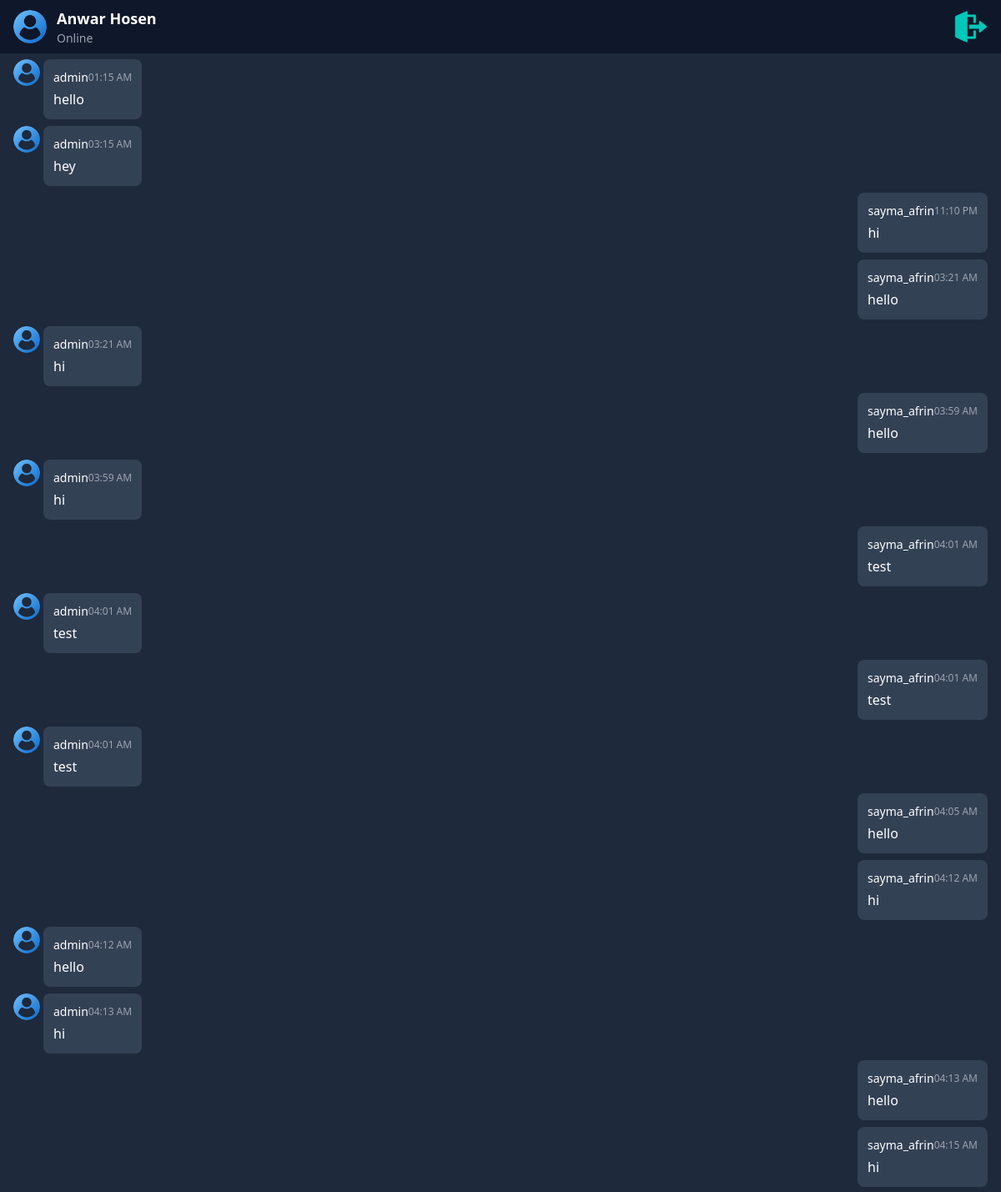
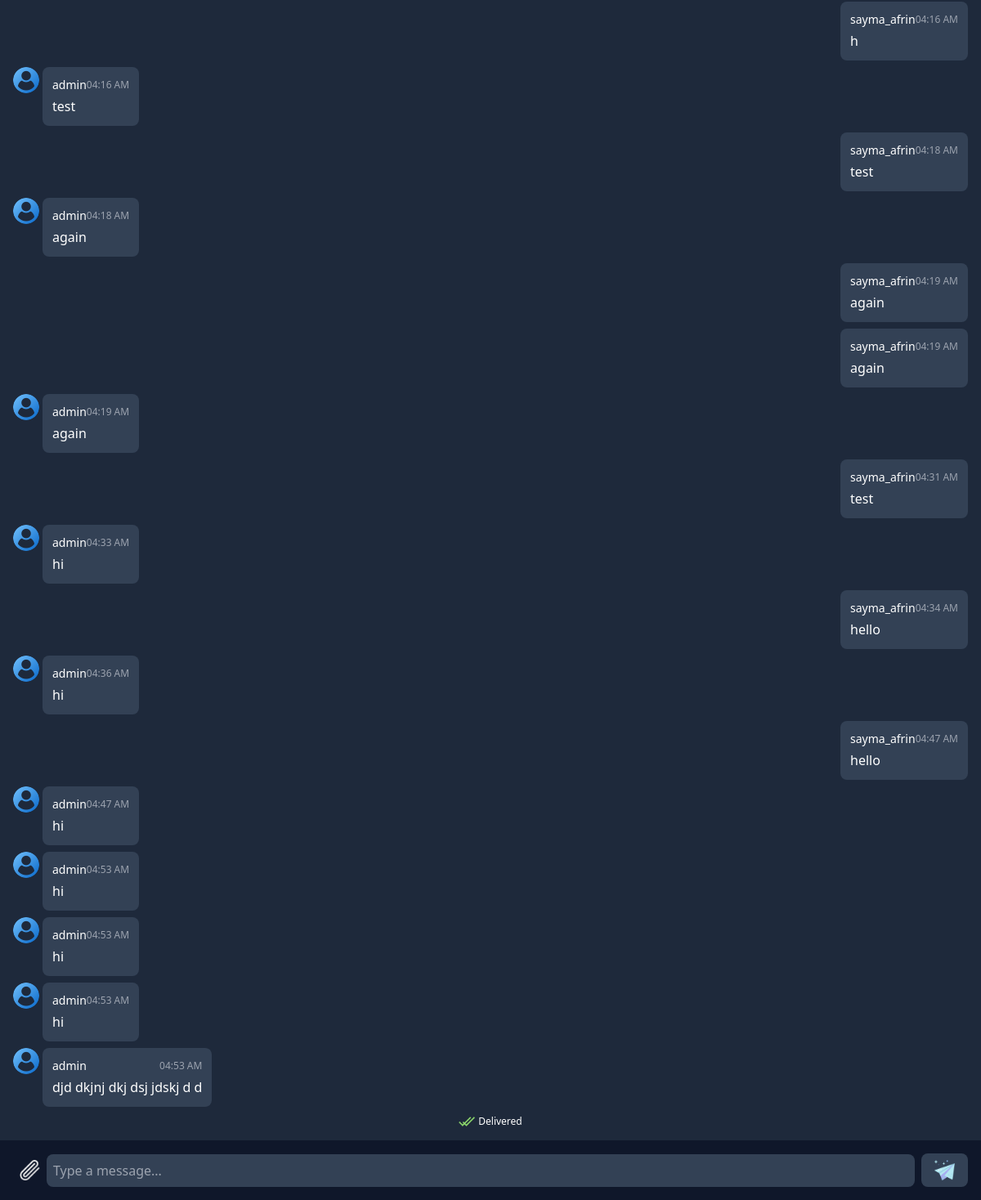
The app's page /room/6e28c2b2-5e05-47e1-b490-704bddf71596/ (signed in), older data (2 pictures, top to bottom).
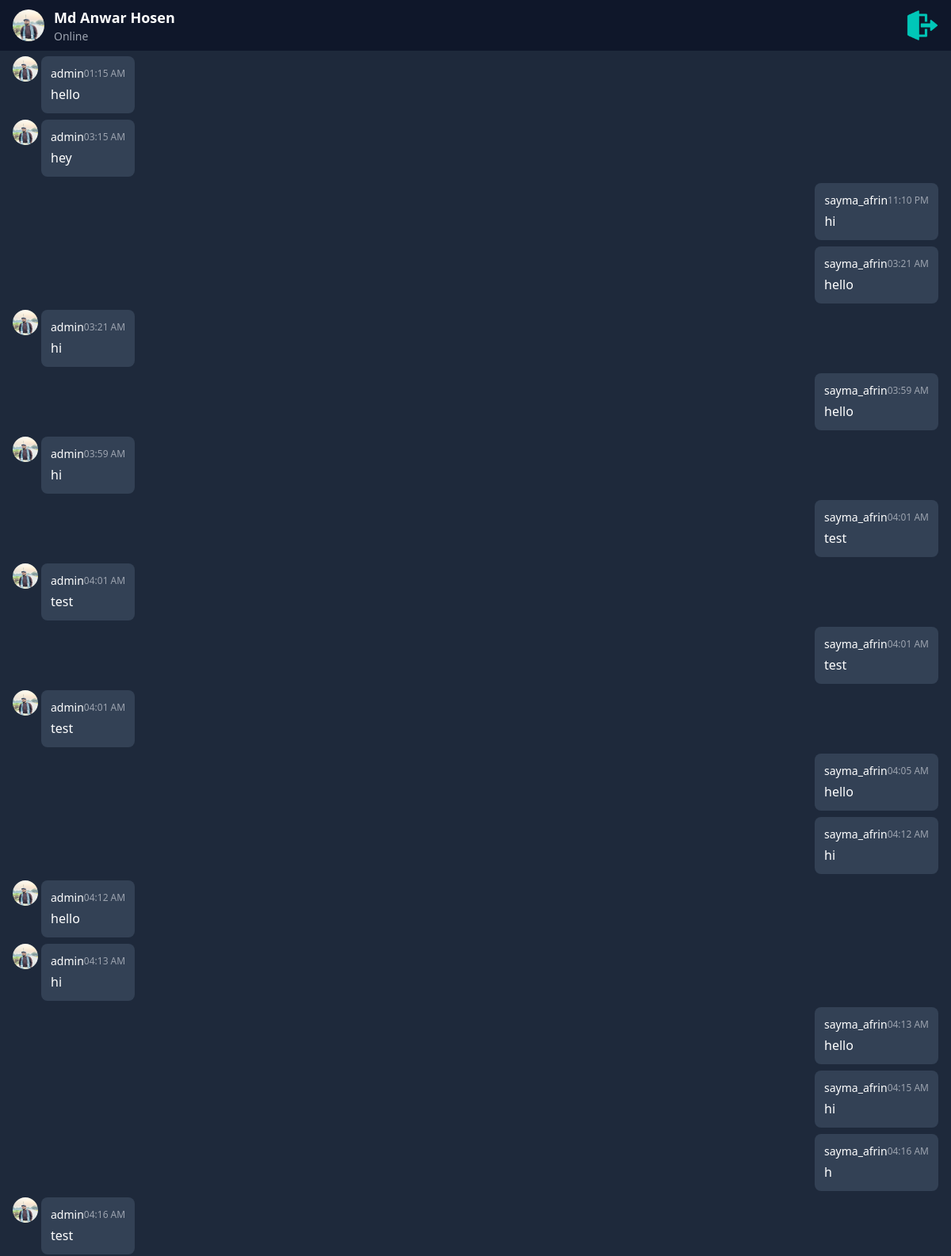
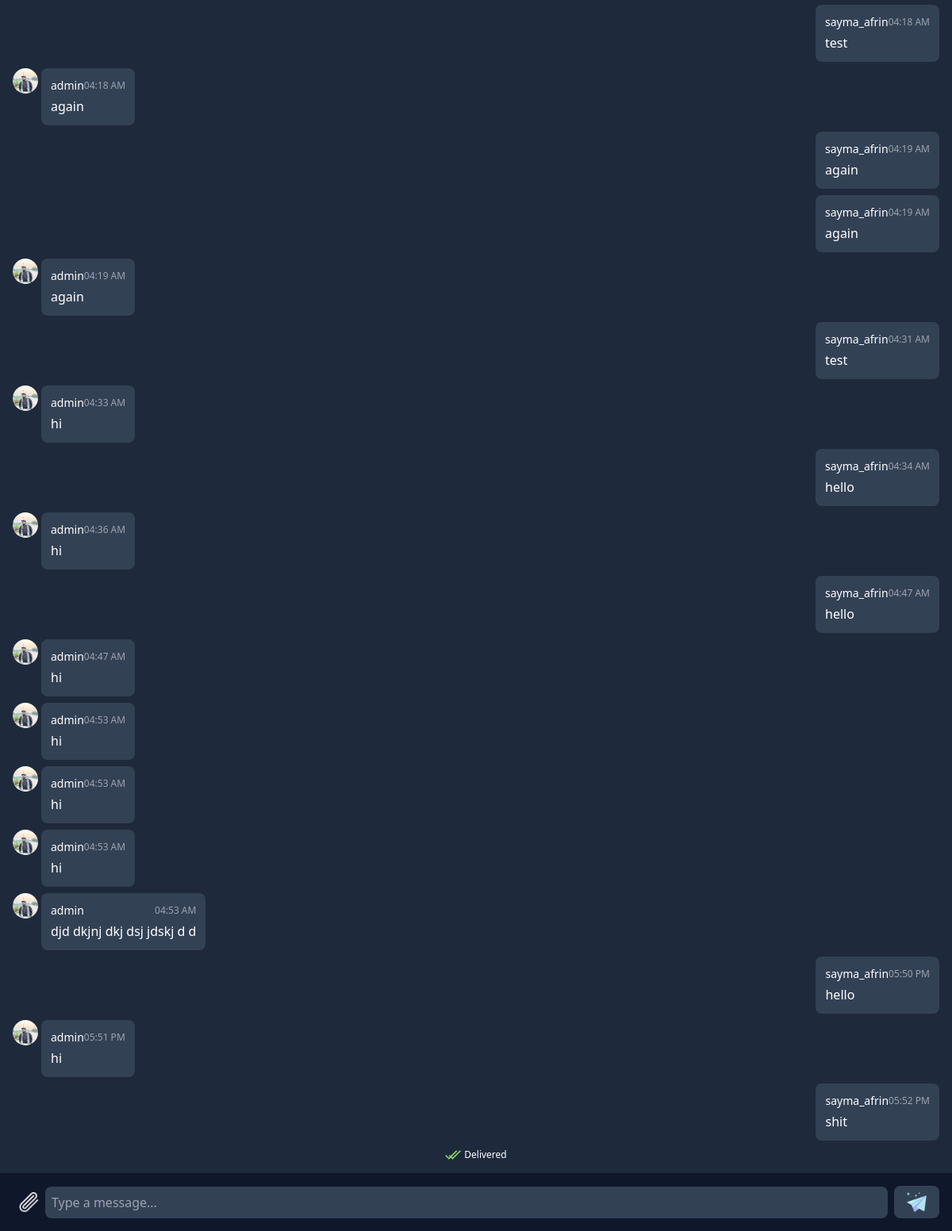
The same page, newer data (2 pictures, top to bottom).
### chat/models.py (models this page shows, shortened)
class ChatRoom(models.Model):
    uid = models.CharField(max_length=200, unique=True, blank=True)
    name = models.CharField(max_length=100, null=True, blank=True)
    admin = models.ForeignKey(User, on_delete=models.CASCADE, null=True, blank=True, related_name='admin_of_rooms')
    members = models.ManyToManyField(User, blank=True, related_name='rooms')
    is_private = models.BooleanField(default=False)
    second_user = models.ForeignKey(User, on_delete=models.CASCADE, blank=True, null=True)
    created_at = models.DateTimeField(auto_now_add=True)
    updated_at = models.DateTimeField(auto_now=True)
    class Meta:
        ordering = ('-updated_at', 'created_at')

class Profile(models.Model):
    uid = models.UUIDField(max_length=200, unique=True, blank=True)
    user = models.OneToOneField(User, on_delete=models.CASCADE, related_name='profile')
    avatar = models.ImageField(upload_to=avatar_path, blank=True, null=True, default='chat/users/default/user.png')
    bio = models.TextField(blank=True, null=True)
    is_online = models.BooleanField(default=False)
    last_seen = models.DateTimeField(blank=True, null=True)
    @property
    def full_name(self):
        return self.user.get_full_name()

class Message(models.Model):
    MESSAGE_TYPE_CHOICES = [
        ('text', 'Text'),
        ('image', 'Image'),
        ('file', 'File'),
    ]
    room = models.ForeignKey(ChatRoom, on_delete=models.CASCADE, related_name='messages') # access all messages of a room by room.messages.all() that means if a room name is 'room1' then room1.messages.all() will return all messages of room1
    author = models.ForeignKey(User, on_delete=models.CASCADE, related_name='sent_messages') # access all messages sent by a user by user.sent_messages.all() that means if a username is anwar then anwar.sent_messages.all() will return all messages sent by anwar
    content = models.CharField(max_length=300, blank=True, null=True)
    file = models.FileField(upload_to=chat_files_path, blank=True, null=True)
    type = models.CharField(max_length=10, choices=MESSAGE_TYPE_CHOICES, default='text')
    created_at = models.DateTimeField(auto_now_add=True)
    updated_at = models.DateTimeField(auto_now=True)
    class Meta:
        ordering = ('-created_at',)

### chat/views/chat.py (the view)
# urls.py: path('room/<str:room_uid>/', ChatRoomView, name='chatroom'),
@login_required
def ChatRoomView(request, room_uid):
    user = request.user
    chat_room = ChatRoom.objects.filter(uid=room_uid).first()
    if not chat_room:
        messages.error(request, 'Chat Room not found. Invalid room UID.')
        return redirect('home')
    if not user in chat_room.members.all():
        messages.error(request, 'You are not a member of this Chat Room.')
        return redirect('home')
    chat_messages = Message.objects.filter(room=chat_room)
    chat_room.second_user = chat_room.members.exclude(id=user.id).first() if chat_room.is_private else None
    context = {
        'chat_room': chat_room,
        'chat_messages': chat_messages,
    }
    return render(request, 'chat/pages/chat_room.html', context)

### templates/chat/pages/chat_room.html (shortened to what this page needs)
{% extends "chat/base.html" %}
{% block content %}
    {% include "chat/chatroom/main.html" %}
{% endblock %}

### templates/chat/base.html (shortened to what this page needs)
{% load static %}
<!DOCTYPE html>
<html lang="en">
<head>
    <link rel="stylesheet" href="{% static 'chat/css/style.css' %}">
    <link rel="stylesheet" href="{% static 'chat/css/tailwind.css' %}">
</head>
<body class="bg-slate-800 text-white">
    {% block content %}
    {% endblock %}
</body>
</html>

### templates/chat/chatroom/main.html (shortened to what this page needs)
{% load static %}
<div class="h-screen flex flex-col">
    {% include "chat/chatroom/chatroom_header.html" %}
    {% include "chat/chatroom/chatroom_body.html" %}
    {% include "chat/chatroom/chatroom_footer.html" %}
</div>

### templates/chat/chatroom/chatroom_header.html (shortened to what this page needs)
{% load static %}
<header class="fixed top-0 w-full z-50 bg-slate-900 px-4 py-2 flex items-center justify-between">
{% if chat_room.is_private %}
    <div class="flex items-center space-x-3">
        <a href="{% url "profile" chat_room.second_user %}" class="focus:outline-none">
            <img src="{{ chat_room.second_user.profile.avatar.url }}" alt="Chat User" class="w-10 h-10 rounded-full" />
        </a>
        <div>
            <p class="text-lg font-semibold">{{ chat_room.second_user.profile.full_name }}</p>
            <p class="text-sm text-gray-400">
                {% if chat_room.second_user.profile.is_online %}
                    Online
                {% else %}
                    active {{ chat_room.second_user.profile.last_seen|timesince }} ago
                {% endif %}
            </p>
        </div>
    </div>
{% endif %}
<a href="{% url "home" %}" class="text-gray-400 hover:text-white focus:outline-none" title="Exit Chat">
    <img src="{% static 'chat/icons/exit_chat.png' %}" alt="Exit Chat" class="w-10 h-10">
</a>
</header>

### templates/chat/chatroom/chatroom_body.html (shortened to what this page needs)
{% load static %}
<main id="chat-box" class="flex-1 overflow-y-auto p-4 space-y-2" style="margin-top: 55px; margin-bottom: 70px;">
{% for message in chat_messages reversed %}
{% if message.type == 'text' %}
    {% if message.author == request.user %}
    <div class="flex items-start space-x-1 justify-end">
    {% else %}
    <div class="flex items-start space-x-1">
        <img src="{{ message.author.profile.avatar.url }}" alt="User" class="w-8 h-8 rounded-full" />
    {% endif %}
        <div class="relative bg-slate-700 p-3 rounded-lg max-w-[60vw]">
        <div class="flex items-center justify-between">
            <p class="text-sm font-medium">{{ message.author }}</p>
            <span class="text-xs text-gray-400">{{ message.created_at|date:"h:i A" }}</span>
        </div>
        <p class="mt-1">{{ message.content }}</p>
        </div>
    </div>
{% endif %}
{% endfor %}
<div class="flex justify-center mt-4">
    <span class="text-xs flex items-center space-x-1">
    <img src="{% static 'chat/icons/delivered.png' %}" alt="" class="w-5 h-5" />
    <span>Delivered</span>
    </span>
</div>
</main>

### templates/chat/chatroom/chatroom_footer.html (shortened to what this page needs)
{% load static %}
<footer class="fixed w-full z-50 bg-slate-900 p-4" style="bottom: 0;">
<div class="flex items-center space-x-2">
    <button
        class="text-gray-400 hover:text-white focus:outline-none"
        title="Attach Media"
        onclick="document.getElementById('file-input').click();"
    >
    <img class="max-h-[25px]" src="{% static 'chat/icons/attachment.png' %}" alt="Attachment" srcset="">
    </button>
    <input id="chat-msg-input" autofocus type="text" placeholder="Type a message..." class="flex-1 bg-slate-700 p-2 rounded-lg focus:outline-none"/>
    <button id="chat-msg-send-btn" class="bg-slate-700 text-white py-2 px-4 rounded-lg hover:bg-blue-500 focus:outline-none">
        <img class="max-h-[25px]" src="{% static 'chat/icons/send.png' %}" alt="Send">
    </button>
</div>
</footer>

Row changes from the older to the newer data that the page shows:
changed through a linked row, ChatRoom: second_user.profile.avatar: picture added in place of a placeholder; second_user.profile.full_name "Anwar Hosen" → "Md Anwar Hosen"
changed through a linked row, Message "01:15 AM": author.profile.avatar: picture added in place of a placeholder
changed through a linked row, Message "hey": author.profile.avatar: picture added in place of a placeholder
changed through a linked row, Message (number 5 of 37 on the later page): author.profile.avatar: picture added in place of a placeholder
changed through a linked row, Message (number 7 of 37 on the later page): author.profile.avatar: picture added in place of a placeholder
changed through a linked row, Message (number 9 of 37 on the later page): author.profile.avatar: picture added in place of a placeholder
changed through a linked row, Message (number 11 of 37 on the later page): author.profile.avatar: picture added in place of a placeholder
changed through a linked row, Message (number 14 of 37 on the later page): author.profile.avatar: picture added in place of a placeholder
changed through a linked row, Message (number 15 of 37 on the later page): author.profile.avatar: picture added in place of a placeholder
changed through a linked row, Message (number 19 of 37 on the later page): author.profile.avatar: picture added in place of a placeholder
changed through a linked row, Message (number 21 of 37 on the later page): author.profile.avatar: picture added in place of a placeholder
changed through a linked row, Message (number 24 of 37 on the later page): author.profile.avatar: picture added in place of a placeholder
changed through a linked row, Message "04:33 AM": author.profile.avatar: picture added in place of a placeholder
changed through a linked row, Message "04:36 AM": author.profile.avatar: picture added in place of a placeholder
changed through a linked row, Message (number 30 of 37 on the later page): author.profile.avatar: picture added in place of a placeholder
changed through a linked row, Message (number 31 of 37 on the later page): author.profile.avatar: picture added in place of a placeholder
changed through a linked row, Message (number 32 of 37 on the later page): author.profile.avatar: picture added in place of a placeholder
changed through a linked row, Message (number 33 of 37 on the later page): author.profile.avatar: picture added in place of a placeholder
changed through a linked row, Message "djd dkjnj dkj dsj jdskj d d": author.profile.avatar: picture added in place of a placeholder
added Message: author "sayma_afrin", created_at "05:50 PM", content "hello"
added Message: author.profile.avatar (picture), author "admin", created_at "05:51 PM", content "hi"
added Message: author "sayma_afrin", created_at "05:52 PM", content "shit"
